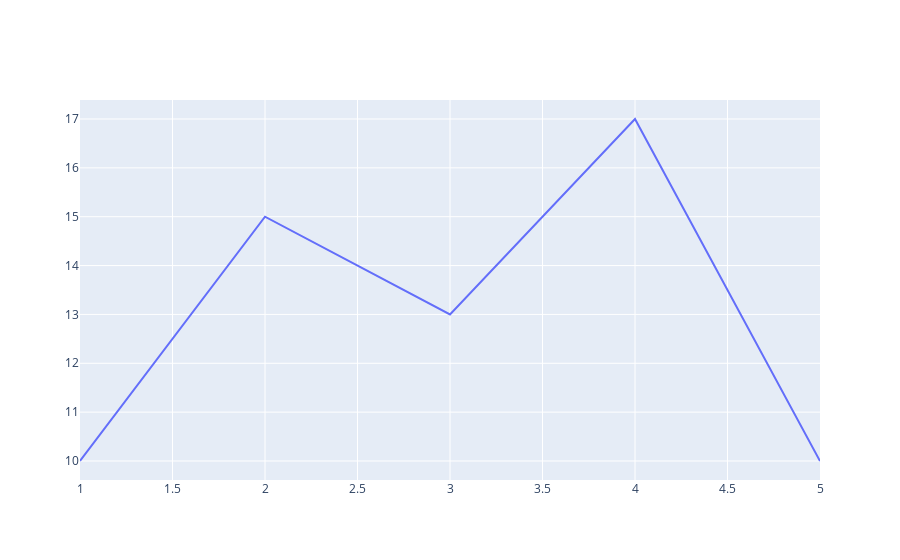

Write notebook code for a chart like this one.
### Markdown cell above
---

## 2️⃣.2️⃣ **Line Plots**

- 📈 **Definition**:  
  Line plots are used to **show trends or changes over time** by connecting data points with straight lines.  
  In Plotly, line plots are created using `go.Scatter()` with `mode='lines'`.

---

### ⚙️ **Key Parameters of Line Plots**:

| Parameter        | Description                                                                 |
|------------------|-----------------------------------------------------------------------------|
| 📌 `x`           | Array of **x-values** (e.g., time, sequence).                               |
| 📌 `y`           | Array of **y-values**.                                                      |
| 🧭 `mode`        | Set to `'lines'` to connect points with lines.                              |
| 🏷️ `name`        | **Legend label** for the line.                                              |
| 🎨 `marker`      | Optional: still used for styling points, if `lines+markers` is selected.    |
| 🗨️ `text` / `hovertext` | Adds annotations or info when hovering.                            |

> ✅ **Note**: Everything from Scatter Plots applies here — the only difference is setting `mode='lines'`.

---

### Code cell
import plotly.graph_objects as go

# Sample data
x = [1, 2, 3, 4, 5]
y = [10, 15, 13, 17, 10]

# Create a trace
fig = go.Figure(data=go.Scatter(x=x, y=y, mode='lines', name='line'))

# Show the plot
fig.show()

### Figure 1 — Plotly figure (JSON) as saved in the notebook; plotly's stock layout.template omitted (floating-point values rounded to 4 significant figures)
{"data": [{"mode": "lines", "name": "line", "type": "scatter", "x": [1, 2, 3, 4, 5], "y": [10, 15, 13, 17, 10]}], "layout": {}}
